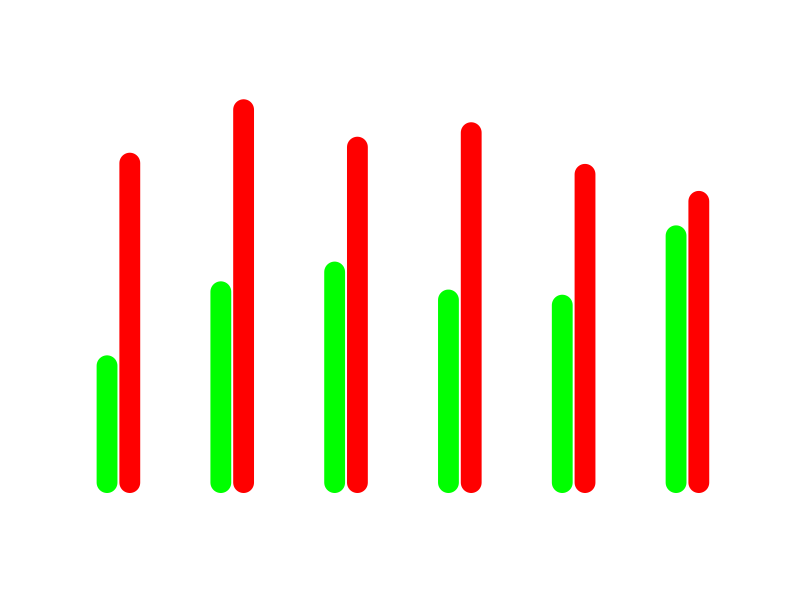

Write the R code that produced this figure. (Note: this script raises an error after producing the figure.)
#############################################################################
####### STAT 651 Project - Subordination of Women and the Environment #######
#############################################################################

# At least 10 parameters
# Explain the dataset and goals of analysis
# Justify prior distribution
# Entertain alternative prior distributions
# Investigate sensitivity of priors to conclusions
# Give details of computational approach and burden
# Perform diagnostics to justify computations
# Entertain a non-Bayesian analysis of the data (okay to use software)
# Paper: no more than 8 pages, including references, tables, figures, etc.

# Due Dec 13 11:59pm
# Submit paper with code and data by email with subject "STAT 651 Project" 

#############################################################################

### Go to working directory and load the data
envdat <- read.csv(file="environment_data.csv",header=TRUE)
head(envdat)

#############################################################################

# DEPENDENT VARIABLES

### create combined variable clusters (based on exploratory factor analysis: Hudson, et al. 2018, Submitted)
# Water and Environmental Wellbeing Cluster: water and sanitation, EPI, wastewater treatment, foundations of wellbeing
# Clean Air Cluster: indoor air pollution and greenhouse gases
# Biodiversity and Pest Regulation Cluster: biodiversity and pest regulation
envdat$Wellbeing <- scale(envdat$WaterSanitat) + scale(envdat$EnvPI) + scale(envdat$WastewaterTreat) + scale(envdat$FoundaWellbeing)
envdat$AirPollution <- scale(envdat$IndoorAirDeath16) + scale(envdat$GreenhseEmission)
envdat$AirPollution0 <- ifelse(envdat$Country=="Central African Rep",NA,envdat$AirPollution)
envdat$BioPest <- scale(envdat$BiodiversHabitat) + scale(envdat$PestReg)

### Dichotomize the variables for Logistic Regression
Wellbeing <- ifelse(is.na(envdat$Wellbeing),NA,ifelse(envdat$Wellbeing<=2,1,0))
AirPollution <- ifelse(is.na(envdat$AirPollution0),NA,ifelse(envdat$AirPollution0>-.10,1,0))
BioPestReg <- ifelse(is.na(envdat$BioPest),NA,ifelse(envdat$BioPest<=0,1,0))
OutdoorAirDeath <- ifelse(is.na(envdat$OutdoorAirDeath16),NA,ifelse(envdat$OutdoorAirDeath16>40,1,0))
AirQual <- ifelse(is.na(envdat$AirQual),NA,ifelse(envdat$AirQual<=87,1,0))
ClimateRiskIndex <- ifelse(is.na(envdat$ClimateRiskIndex),NA,ifelse(envdat$ClimateRiskIndex>78.2,1,0))
# 0 = "good" level, 1 = "bad" level

### Put all dependent variables in a data frame
Y <- cbind(Wellbeing,AirPollution,BioPestReg,
           OutdoorAirDeath,AirQual,ClimateRiskIndex)
colnames(Y) <- c('Wellbeing','AirPollution','BioPestReg',
                 'OutdoorAirDeath','AirQual','ClimateRiskIndex')

#############################################################################

# INDEPENDENT VARIABLES

### Change 4-level categorical variable into 3 dummy variables
# 1) majority Western, Orthodox, and Latin civilizations
# 2) majority Muslim civilizations
# 3) majority Hindu, Sinic, and Buddhist civilizations
# 4) African countries that are not majority Muslim
CIV1 <- ifelse(is.na(envdat$CIV),NA,ifelse(envdat$CIV==1,1,0))
CIV2 <- ifelse(is.na(envdat$CIV),NA,ifelse(envdat$CIV==2,1,0))
CIV4 <- ifelse(is.na(envdat$CIV),NA,ifelse(envdat$CIV==4,1,0))

### Standardize the dichotomous input variables (Gelman Page 415)
prctCol1 <- sum(envdat$ColStatus==1)/(sum(envdat$ColStatus==0)+sum(envdat$ColStatus==1))
prctCIV1 <- sum(CIV1==1,na.rm=TRUE)/(sum(CIV1==0,na.rm=TRUE)+sum(CIV1==1,na.rm=TRUE))
prctCIV2 <- sum(CIV2==1,na.rm=TRUE)/(sum(CIV2==0,na.rm=TRUE)+sum(CIV2==1,na.rm=TRUE))
prctCIV4 <- sum(CIV4==1,na.rm=TRUE)/(sum(CIV4==0,na.rm=TRUE)+sum(CIV4==1,na.rm=TRUE))
ColStatus <- ifelse(is.na(envdat$ColStatus),NA,ifelse(envdat$ColStatus==0,prctCol1,prctCol1-1))
CIV1 <- ifelse(is.na(CIV1),NA,ifelse(CIV1==0,prctCIV1,prctCIV1-1))
CIV2 <- ifelse(is.na(CIV2),NA,ifelse(CIV2==0,prctCIV2,prctCIV2-1))
CIV4 <- ifelse(is.na(CIV4),NA,ifelse(CIV4==0,prctCIV4,prctCIV4-1))

### Standardized the continuous variables. Mean=0,SD=0.5 (Gelman Page 415)
Syndrome <- scale(envdat$Syndrm2017Imp, center=TRUE, scale=2*sd(envdat$Syndrm2017Imp,na.rm=TRUE))
Urbanization <- scale(envdat$Urbanization2015, center=TRUE, scale=2*sd(envdat$Urbanization2015,na.rm=TRUE))
LandNeighbors <- scale(envdat$Landneighbors, center=TRUE, scale=2*sd(envdat$Landneighbors,na.rm=TRUE))
Terrain <- scale(envdat$Terrain2014, center=TRUE, scale=2*sd(envdat$Terrain2014,na.rm=TRUE))
RelFrac <- scale(envdat$RelFrac2003, center=TRUE, scale=2*sd(envdat$RelFrac2003,na.rm=TRUE))
EthnicFrac <- scale(envdat$EthnicFrac2003, center=TRUE, scale=2*sd(envdat$EthnicFrac2003,na.rm=TRUE))

### Put all independent variables in a data frame
indepvar <- cbind(rep(1,176),
           CIV1,CIV2,CIV4,RelFrac,EthnicFrac,ColStatus,Urbanization,
           Terrain,LandNeighbors,Syndrome)
colnames(indepvar) <- c('Intercept',
                 'CIV1','CIV2','CIV4','RelFrac','EthnicFrac','ColStatus','Urbanization',
                 'Terrain','LandNeighbors','Syndrome')

### Check Distribution of independent variables
apply(indepvar,2,sd,na.rm=TRUE)
apply(indepvar,2,mean,na.rm=TRUE)

#############################################################################

# DESCRIPTIVE STATISTICS FOR SYNDROME
descript <- matrix(0,nrow=dim(Y)[2],ncol=2)
rownames(descript) <- colnames(Y)
colnames(descript) <- c("good","bad")
for(i in 1:dim(Y)[2]){
  for(j in 1:2){
  descript[i,j] <- mean(envdat$Syndrm2017Imp[Y[,i]==(j-1)],na.rm=TRUE)
  }
}

### plot these descriptive values ###
pdf("barplot.pdf",width=11,height=8)
par(mfrow=c(1,1))
plot(1:6,rep(0,6),type="l",lwd=0, bty="n",
     ylim=c(0,11.5),xaxt="n",yaxt="n",
     xlab="",ylab="",
     main="",xlim=c(1,6.5))
for(i in 1:nrow(descript)){
  segments(i,0,i,descript[i,1],lwd=20,col="green")
  segments(i+.2,0,i+.2,descript[i,2],lwd=20,col="red")
}
dev.off()

#### SYNDROME MAP ####
envdat$iso3 <- countrycode(envdat$Country,"country.name","iso3c")
envdat$iso3[32] <- "CAF"
envdat$iso3[45] <- "COD"

envdat$Syndrm2017Imp[which(envdat$Country=="Syria")] <- 13.0

envdat <- envdat[order(envdat$Syndrm2017Imp),]

MyWorldMap <- joinCountryData2Map(envdat, joinCode = "ISO3", 
                                  nameJoinColumn = "iso3",
                                  nameCountryColumn = "Country")
summary(MyWorldMap)

# create color palette
my.colors <- brewer.pal(8, 'Blues')
my.colors <- colorRampPalette(my.colors)(21)

# map the data and export
pdf("map.pdf")
mapCountryData(MyWorldMap, nameColumnToPlot = "Syndrm2017Imp", numCats=17,catMethod="categorical",
               colourPalette = my.colors[5:21], addLegend = TRUE, borderCol="white", missingCountryCol = "gray",
               mapRegion = "world", mapTitle = "The Syndrome Scale")
dev.off()

#############################################################################
#############################################################################
### BAYESIAN MODEL ###
# LEVEL 1: y_ij|p_ij ~ Bernoulli(p_ij),
#          logit(pi_ij) = beta_j0 + sum_{k=1}^10(x_ijk*beta_jk) + epsilon_ij
# LEVEL 2: beta_j ~ p_k(0, 2.5), alpha_k ~ p_k(2,2)
# i=1,...,176, j=1,...,11, k=1,...,10

# Gelman Page 422: Example of hierarchical logistic regression model
#############################################################################
#############################################################################

# Generic MH algorithm 
mh.update <- function(state, log.target.density, proposal, log.proposal.density = function(x) { 0.0 } ) {
  log.mh.ratio <- 0
  log.mh.ratio <- log.mh.ratio + log.target.density(proposal) - log.target.density(state)
  log.mh.ratio <- log.mh.ratio + log.proposal.density(state) - log.proposal.density(proposal)
  if ( log(runif(1)) < log.mh.ratio ) proposal
  else state
}

# Prior values
sigma <- 5
theta <- 2.5
mu <- 2
phi <- 2

# Log Posterior
log.posterior <- function(params){
  beta.hat <- params
  eta <- X%*%beta.hat
  p <- 1/(1+exp(-eta))
  sum(dbinom(y,1,p,log=T),na.rm=T) + dcauchy(beta.hat[1],scale=sigma,log=T) + sum(dcauchy(beta.hat[2:8],scale=theta,log=T)) +
    sum(dcauchy(beta.hat[9:11],location=mu,scale=phi,log=T))
}

library(MASS)

# MCMC function
MCMC <- function(y,init.vals,nSamples){
  
  ptm <- proc.time()
  
  # Initial values
  X <- indepvar
  beta.hat <- init.vals[1:11]
  
  # Reserve space for draws
  J <- length(beta.hat[2:8])
  K <- length(beta.hat[9:11])
  names <- c(paste0("beta",0:J),paste0("alpha",1:K))
  samples <- matrix(0, nrow=nSamples, ncol=length(names))
  colnames(samples) <- names
  samples[1,] <- beta.hat
  
  # Normal approximation
  result <- optim(init.vals, function(par) -log.posterior(par), hessian=TRUE)
  cov.mat <- observedInformation <- result$hessian
  mean.vec <- result$par
  
  # Covariance values
  A <- cov.mat
  B <- t(chol(A))
  C <- solve(A)
  
  # envelope function - use for proposal density
  envelope.ir <- function(x) -0.5 * t(x-mean.vec) %*% C %*% (x-mean.vec)
  
  # MH updates
  for ( l in 2:nSamples ) {
    
    proposal <- mean.vec + .2*B %*% rnorm(11)
    samples[l,] <- mh.update(samples[l-1,], log.posterior, proposal, envelope.ir)
    
  }
  
  cpu <- proc.time()-ptm
  list(samples,cpu)
}

# Draw from the MCMC algorithm
init.vals <- apply(Y,2,function(y) summary(glm(y ~ indepvar[,-1],family=binomial))$coef[,1])
init.vals_0 <- c(rep(0,8),rep(2,3))
init.vals_o <- c(rep(0,11))
MCMC.draws <- MCMC.draws_0 <- MCMC.draws_o <- list()
mcmc.proctime <- matrix(0,nrow=6,ncol=3)
for(i in 1:ncol(init.vals)) {
  y <- Y[,i]
  # draws from posterior
  mcmcvals <- MCMC(y,init.vals=init.vals[,i],nSamples=50000)
  MCMC.draws[[i]] <- mcmcvals[[1]]
  MCMC.draws[[i]] <- MCMC.draws[[i]][-(1:20000),]
  MCMC.draws[[i]] <- MCMC.draws[[i]][-seq(0,30000,by=5),]
  mcmcvals_0 <- MCMC(y,init.vals=init.vals_0,nSamples=50000)
  MCMC.draws_0[[i]] <- mcmcvals_0[[1]]
  MCMC.draws_0[[i]] <- MCMC.draws_0[[i]][-(1:20000),]
  MCMC.draws_0[[i]] <- MCMC.draws_0[[i]][-seq(0,30000,by=5),]
  mcmcvals_o <- MCMC(y,init.vals=init.vals_o,nSamples=50000)
  MCMC.draws_o[[i]] <- mcmcvals_o[[1]]
  MCMC.draws_o[[i]] <- MCMC.draws_o[[i]][-(1:20000),]
  MCMC.draws_o[[i]] <- MCMC.draws_o[[i]][-seq(0,30000,by=5),]
  mcmc.proctime[i,] <- c(mcmcvals[[2]][3],mcmcvals_0[[2]][3],mcmcvals_o[[2]][3])
}

MCMC.draws.final <- list()
for(i in 1:6) MCMC.draws.final[[i]] <- rbind(MCMC.draws_0[[i]],MCMC.draws_o[[i]],MCMC.draws[[i]])

#############################################################################
# Estimates from the draws

library(coda)
draws.est <- draws.ci <- draws.ci9 <- draws.mce <- draws.mce9 <- ess <- list()
for(i in 1:6){
  draws.est[[i]] <- apply(MCMC.draws.final[[i]],2,mean)
  draws.ci[[i]] <- apply(MCMC.draws.final[[i]],2,quantile,c(0.025,0.975))
  draws.ci9[[i]] <- apply(MCMC.draws.final[[i]],2,quantile,c(0.005,0.995))
  var.est <- apply(MCMC.draws.final[[i]],2,var)
  ess[[i]] <- effectiveSize(MCMC.draws.final[[i]])
  draws.mce[[i]] <- rbind(draws.est[[i]] - qnorm(0.975) * sqrt(var.est/ess[[i]]),
                          draws.est[[i]] + qnorm(0.975) * sqrt(var.est/ess[[i]]))
  draws.mce9[[i]] <- rbind(draws.est[[i]] - qnorm(0.995) * sqrt(var.est/ess[[i]]),
                           draws.est[[i]] + qnorm(0.975) * sqrt(var.est/ess[[i]]))
}

est.vals <- rep(0,6)
for(i in 1:6) est.vals[i] <- draws.est[[i]][11]
est.ci <- est.ci9 <- matrix(0,nrow=6,ncol=2)
for(i in 1:6) est.ci[i,] <- draws.ci[[i]][,11]
for(i in 1:6) est.ci9[i,] <- draws.ci9[[i]][,11]

pdf("coefficient.pdf",height=8,width=11)
plot(est.vals,1:6,cex.axis=0.75, cex=0.5, pch=19,
     xlab="Coefficient Estimate", ylab="",xlim=c(-.5,4.5),yaxt="n")
for(i in 1:length(est.vals)){
  segments(est.ci9[i,1],i,est.ci9[i,2],i,lwd=2,col="grey")
}
for(i in 1:length(est.vals)){
  segments(est.ci[i,1],i,est.ci[i,2],i,lwd=4,col="cornflowerblue")
}
axis(2,at=1:6,labels=c("Water and Environmental Wellbeing",
                           "Air Pollution",
                           "Biodiversity and Pest Regulation",
                           "Deaths Caused by Outdoor Air Pollution",
                           "Air Quality",
                           "Global Climate Risk Index"),las=1,cex=.3)
points(est.vals,1:6,cex=1,pch=19)
abline(v=0,lty=2)
dev.off()

#############################################################################

# Convergence Diagnostics

# Convergence for Syndrome parameter

ylimits <- matrix(c(c(1.5,4.8),c(1.5,3.8),c(.9,3.3),c(1.7,4.3),c(1.2,4),c(-.2,1.8)),byrow=T,ncol=2)
ylabels <- c("Water and Environmental Wellbeing","Air Pollution","Biodiversity and Pest Regulation",
             "Deaths Caused by Outdoor Air Pollution","Air Quality","Global Climate Risk Index")
png("conv.png",height = 480, width = 660)
par(mfrow=c(2,3))
for(i in 1:6){
  plot(MCMC.draws_0[[i]][,11],type="l",col="#BEBEBEFF",ylim=ylimits[i,],
       ylab=ylabels[i],xlab="",xaxt="n")
  axis(side=1,at=c(0,6000,12000,18000,24000))
  lines(MCMC.draws_o[[i]][,11],col="#40E0D0FF")
  lines(MCMC.draws[[i]][,11],col="#FF000022")
  abline(h=draws.est[[i]][11],col="blue")
}
dev.off()

pdf("acf.pdf")
par(mfrow=c(2,3))
for(i in 1:6){
  acf(MCMC.draws.final[[i]][,11])
}
dev.off()

# effective samples size calculated above
ess

# Statistical diagnostics
ar <- rhat <-rhatm <- list()
for(i in 1:6){
  ar[[i]] <- apply(MCMC.draws.final[[i]],2, function(x) length(unique(x))/length(x))
  chain.list <- list(as.mcmc(MCMC.draws[[i]][1:12000,]),as.mcmc(MCMC.draws[[i]][12001:24000,]),
                     as.mcmc(MCMC.draws_0[[i]][1:12000,]),as.mcmc(MCMC.draws_0[[i]][12001:24000,]),
                     as.mcmc(MCMC.draws_o[[i]][1:12000,]),as.mcmc(MCMC.draws_o[[i]][12001:24000,]))
  rhat[[i]] <- gelman.diag(chain.list)  # Gelman's rhat
  #rhatm[[i]] <- Rhat.mult(MCMC.draws.final[[i]])
}

#############################################################################

# Frequentist approach

coef.est <- apply(Y,2,function(y) summary(glm(y ~ indepvar[,-1],family=binomial))$coef[,1])
coef.se <- apply(Y,2,function(y) summary(glm(y ~ indepvar[,-1],family=binomial))$coef[,2])

f.est.vals <- coef.est[11,]
f.est.se <- coef.se[11,]
f.est.ci <- f.est.ci9 <- matrix(0,nrow=6,ncol=2)
for(i in 1:6){
  f.est.ci[i,] <- f.est.vals[i] + c(-1,1)*qnorm(0.975)*f.est.se[i]
  f.est.ci9[i,] <- f.est.vals[i] + c(-1,1)*qnorm(0.995)*f.est.se[i]
}

# Comparison of frequentist and Bayesian
pdf("fcoefficient.pdf",height=8,width=13)
par(mfrow=c(1,2))
plot(est.vals,1:6,cex.axis=0.75, cex=0.5, pch=19,
     xlab="Coefficient Estimate", ylab="",xlim=c(-.5,7.5),yaxt="n")
for(i in 1:length(est.vals)){
  segments(est.ci9[i,1],i,est.ci9[i,2],i,lwd=2,col="grey")
}
for(i in 1:length(est.vals)){
  segments(est.ci[i,1],i,est.ci[i,2],i,lwd=4,col="cornflowerblue")
}
axis(2,at=1:6,labels=c("Water and Environmental Wellbeing",
                       "Air Pollution",
                       "Biodiversity and Pest Regulation",
                       "Deaths Caused by Outdoor Air Pollution",
                       "Air Quality",
                       "Global Climate Risk Index"),las=1,cex=.3)
points(est.vals,1:6,cex=1,pch=19)
abline(v=0,lty=2)
plot(f.est.vals,1:6,cex.axis=0.75, cex=0.5, pch=19,
     xlab="Coefficient Estimate", ylab="",xlim=c(-.5,7.5),yaxt="n")
for(i in 1:length(f.est.vals)){
  segments(f.est.ci9[i,1],i,f.est.ci9[i,2],i,lwd=2,col="grey")
}
for(i in 1:length(f.est.vals)){
  segments(f.est.ci[i,1],i,f.est.ci[i,2],i,lwd=4,col="cornflowerblue")
}
points(f.est.vals,1:6,cex=1,pch=19)
abline(v=0,lty=2)
dev.off()

#############################################################################

# Sensitivity Analysis

#### NONINFORMATIVE PRIORS
# Prior values
sigma <- 5
theta <- 5
mu <- 0
phi <- 5
# Log Posterior
log.posterior <- function(params){
  beta.hat <- params
  eta <- X%*%beta.hat
  p <- 1/(1+exp(-eta))
  sum(dbinom(y,1,p,log=T),na.rm=T) + dcauchy(beta.hat[1],scale=sigma,log=T) + sum(dcauchy(beta.hat[2:8],scale=theta,log=T)) +
    sum(dcauchy(beta.hat[9:11],location=mu,scale=phi,log=T))
}
# Draw from the MCMC algorithm
MCMC.draws.ni <- MCMC.draws_0.ni <- MCMC.draws_o.ni <- list()
mcmc.proctime.ni <- matrix(0,nrow=6,ncol=3)
for(i in 1:ncol(init.vals)) {
  y <- Y[,i]
  # draws from posterior
  mcmcvals.ni <- MCMC.sens(y,init.vals=init.vals[,i],nSamples=50000)
  MCMC.draws.ni[[i]] <- mcmcvals.ni[[1]]
  MCMC.draws.ni[[i]] <- MCMC.draws.ni[[i]][-(1:20000),]
  MCMC.draws.ni[[i]] <- MCMC.draws.ni[[i]][-seq(0,30000,by=5),]
  mcmcvals_0.ni <- MCMC.sens(y,init.vals=init.vals_0,nSamples=50000)
  MCMC.draws_0.ni[[i]] <- mcmcvals_0.ni[[1]]
  MCMC.draws_0.ni[[i]] <- MCMC.draws_0.ni[[i]][-(1:20000),]
  MCMC.draws_0.ni[[i]] <- MCMC.draws_0.ni[[i]][-seq(0,30000,by=5),]
  mcmcvals_o.ni <- MCMC.sens(y,init.vals=init.vals_o,nSamples=50000)
  MCMC.draws_o.ni[[i]] <- mcmcvals_o.ni[[1]]
  MCMC.draws_o.ni[[i]] <- MCMC.draws_o.ni[[i]][-(1:20000),]
  MCMC.draws_o.ni[[i]] <- MCMC.draws_o.ni[[i]][-seq(0,30000,by=5),]
  mcmc.proctime.ni[i,] <- c(mcmcvals.ni[[2]][3],mcmcvals_0.ni[[2]][3],mcmcvals_o.ni[[2]][3])
}

#### MORE INFORMATIVE PRIORS
# Prior values
sigma <- 5
theta <- 2.5
mu <- 2
phi <- 2
# Log Posterior
log.posterior <- function(params){
  beta.hat <- params
  eta <- X%*%beta.hat
  p <- 1/(1+exp(-eta))
  sum(dbinom(y,1,p,log=T),na.rm=T) + dnorm(beta.hat[1],sd=sigma,log=T) + sum(dnorm(beta.hat[2:8],sd=theta,log=T)) +
    sum(dnorm(beta.hat[9:11],mean=mu,sd=phi,log=T))
}
# Draw from the MCMC algorithm
MCMC.draws.mi <- MCMC.draws_0.mi <- MCMC.draws_o.mi <- list()
mcmc.proctime.mi <- matrix(0,nrow=6,ncol=3)
for(i in 1:ncol(init.vals)) {
  y <- Y[,i]
  # draws from posterior
  mcmcvals.mi <- MCMC.sens(y,init.vals=init.vals[,i],nSamples=50000)
  MCMC.draws.mi[[i]] <- mcmcvals.mi[[1]]
  MCMC.draws.mi[[i]] <- MCMC.draws.mi[[i]][-(1:20000),]
  MCMC.draws.mi[[i]] <- MCMC.draws.mi[[i]][-seq(0,30000,by=5),]
  mcmcvals_0.mi <- MCMC.sens(y,init.vals=init.vals_0,nSamples=50000)
  MCMC.draws_0.mi[[i]] <- mcmcvals_0.mi[[1]]
  MCMC.draws_0.mi[[i]] <- MCMC.draws_0.mi[[i]][-(1:20000),]
  MCMC.draws_0.mi[[i]] <- MCMC.draws_0.mi[[i]][-seq(0,30000,by=5),]
  mcmcvals_o.mi <- MCMC.sens(y,init.vals=init.vals_o,nSamples=50000)
  MCMC.draws_o.mi[[i]] <- mcmcvals_o.mi[[1]]
  MCMC.draws_o.mi[[i]] <- MCMC.draws_o.mi[[i]][-(1:20000),]
  MCMC.draws_o.mi[[i]] <- MCMC.draws_o.mi[[i]][-seq(0,30000,by=5),]
  mcmc.proctime.mi[i,] <- c(mcmcvals.mi[[2]][3],mcmcvals_0.mi[[2]][3],mcmcvals_o.mi[[2]][3])
}

# Estimates from Sensitivity Analyses
MCMC.draws.final.ni <- list()
for(i in 1:6) MCMC.draws.final.ni[[i]] <- rbind(MCMC.draws_0.ni[[i]],MCMC.draws_o.ni[[i]],MCMC.draws.ni[[i]])
MCMC.draws.final.mi <- list()
for(i in 1:6) MCMC.draws.final.mi[[i]] <- rbind(MCMC.draws_0.mi[[i]],MCMC.draws_o.mi[[i]],MCMC.draws.mi[[i]])

draws.est.ni <- draws.ci.ni <- draws.ci9.ni <- draws.mce.ni <- draws.mce9.ni <- ess.ni <- list()
draws.est.mi <- draws.ci.mi <- draws.ci9.mi <- draws.mce.mi <- draws.mce9.mi <- ess.mi <- list()
for(i in 1:6){
  draws.est.ni[[i]] <- apply(MCMC.draws.final.ni[[i]],2,mean)
  draws.ci.ni[[i]] <- apply(MCMC.draws.final.ni[[i]],2,quantile,c(0.025,0.975))
  draws.ci9.ni[[i]] <- apply(MCMC.draws.final.ni[[i]],2,quantile,c(0.005,0.995))
  var.est <- apply(MCMC.draws.final.ni[[i]],2,var)
  ess.ni[[i]] <- effectiveSize(MCMC.draws.final.ni[[i]])
  draws.mce.ni[[i]] <- rbind(draws.est.ni[[i]] - qnorm(0.975) * sqrt(var.est/ess.ni[[i]]),
                          draws.est.ni[[i]] + qnorm(0.975) * sqrt(var.est/ess.ni[[i]]))
  draws.mce9.ni[[i]] <- rbind(draws.est.ni[[i]] - qnorm(0.995) * sqrt(var.est/ess.ni[[i]]),
                           draws.est.ni[[i]] + qnorm(0.975) * sqrt(var.est/ess.ni[[i]]))
  draws.est.mi[[i]] <- apply(MCMC.draws.final.mi[[i]],2,mean)
  draws.ci.mi[[i]] <- apply(MCMC.draws.final.mi[[i]],2,quantile,c(0.025,0.975))
  draws.ci9.mi[[i]] <- apply(MCMC.draws.final.mi[[i]],2,quantile,c(0.005,0.995))
  var.est <- apply(MCMC.draws.final.mi[[i]],2,var)
  ess.mi[[i]] <- effectiveSize(MCMC.draws.final.mi[[i]])
  draws.mce.mi[[i]] <- rbind(draws.est.mi[[i]] - qnorm(0.975) * sqrt(var.est/ess.mi[[i]]),
                             draws.est.mi[[i]] + qnorm(0.975) * sqrt(var.est/ess.mi[[i]]))
  draws.mce9.mi[[i]] <- rbind(draws.est.mi[[i]] - qnorm(0.995) * sqrt(var.est/ess.mi[[i]]),
                              draws.est.mi[[i]] + qnorm(0.975) * sqrt(var.est/ess.mi[[i]]))
}

# Syndrome Estimates
est.vals.ni <- est.vals.mi <- rep(0,6)
est.ci.ni <- est.ci9.ni <- est.ci.mi <- est.ci9.mi <- matrix(0,nrow=6,ncol=2)
for(i in 1:6) est.vals.ni[i] <- draws.est.ni[[i]][11]
for(i in 1:6) est.ci.ni[i,] <- draws.ci.ni[[i]][,11]
for(i in 1:6) est.ci9.ni[i,] <- draws.ci9.ni[[i]][,11]
for(i in 1:6) est.vals.mi[i] <- draws.est.mi[[i]][11]
for(i in 1:6) est.ci.mi[i,] <- draws.ci.mi[[i]][,11]
for(i in 1:6) est.ci9.mi[i,] <- draws.ci9.mi[[i]][,11]

pdf("coefficientsens.pdf",height=8,width=20)
par(mfrow=c(1,3))
plot(est.vals,1:6,cex.axis=0.75, cex=0.5, pch=19,
     xlab="Coefficient Estimate", ylab="",xlim=c(-.5,4.5),yaxt="n")
for(i in 1:length(est.vals)){
  segments(est.ci9[i,1],i,est.ci9[i,2],i,lwd=2,col="grey")
}
for(i in 1:length(est.vals)){
  segments(est.ci[i,1],i,est.ci[i,2],i,lwd=4,col="cornflowerblue")
}
axis(2,at=1:6,labels=c("Water and Environmental Wellbeing",
                       "Air Pollution",
                       "Biodiversity and Pest Regulation",
                       "Deaths Caused by Outdoor Air Pollution",
                       "Air Quality",
                       "Global Climate Risk Index"),las=1,cex=.3)
points(est.vals,1:6,cex=1,pch=19)
abline(v=0,lty=2)
plot(est.vals.ni,1:6,cex.axis=0.75, cex=0.5, pch=19,
     xlab="Coefficient Estimate", ylab="",xlim=c(-.5,4.5),yaxt="n")
for(i in 1:length(est.vals.ni)){
  segments(est.ci9.ni[i,1],i,est.ci9.ni[i,2],i,lwd=2,col="grey")
}
for(i in 1:length(est.vals.ni)){
  segments(est.ci.ni[i,1],i,est.ci.ni[i,2],i,lwd=4,col="cornflowerblue")
}
points(est.vals.ni,1:6,cex=1,pch=19)
abline(v=0,lty=2)
plot(est.vals.mi,1:6,cex.axis=0.75, cex=0.5, pch=19,
     xlab="Coefficient Estimate", ylab="",xlim=c(-.5,4.5),yaxt="n")
for(i in 1:length(est.vals.mi)){
  segments(est.ci9.mi[i,1],i,est.ci9.mi[i,2],i,lwd=2,col="grey")
}
for(i in 1:length(est.vals.mi)){
  segments(est.ci.mi[i,1],i,est.ci.mi[i,2],i,lwd=4,col="cornflowerblue")
}
points(est.vals.mi,1:6,cex=1,pch=19)
abline(v=0,lty=2)
dev.off()

# Diagnostic comparisons
# effective samples size calculated above
ess.ni
ess.mi

# Statistical diagnostics
ar.ni <- rhat.ni <- ar.mi <- rhat.mi <- list()
for(i in 1:6){
  ar.ni[[i]] <- apply(MCMC.draws.final.ni[[i]],2, function(x) length(unique(x))/length(x))
  chain.list.ni <- list(as.mcmc(MCMC.draws.ni[[i]]),as.mcmc(MCMC.draws_0.ni[[i]],as.mcmc(MCMC.draws_o.ni[[i]])))
  rhat.ni[[i]] <- gelman.diag(chain.list.ni)  # Gelman's rhat
  ar.mi[[i]] <- apply(MCMC.draws.final.mi[[i]],2, function(x) length(unique(x))/length(x))
  chain.list.mi <- list(as.mcmc(MCMC.draws.mi[[i]]),as.mcmc(MCMC.draws_0.mi[[i]],as.mcmc(MCMC.draws_o.mi[[i]])))
  rhat.mi[[i]] <- gelman.diag(chain.list.mi)  # Gelman's rhat
}


